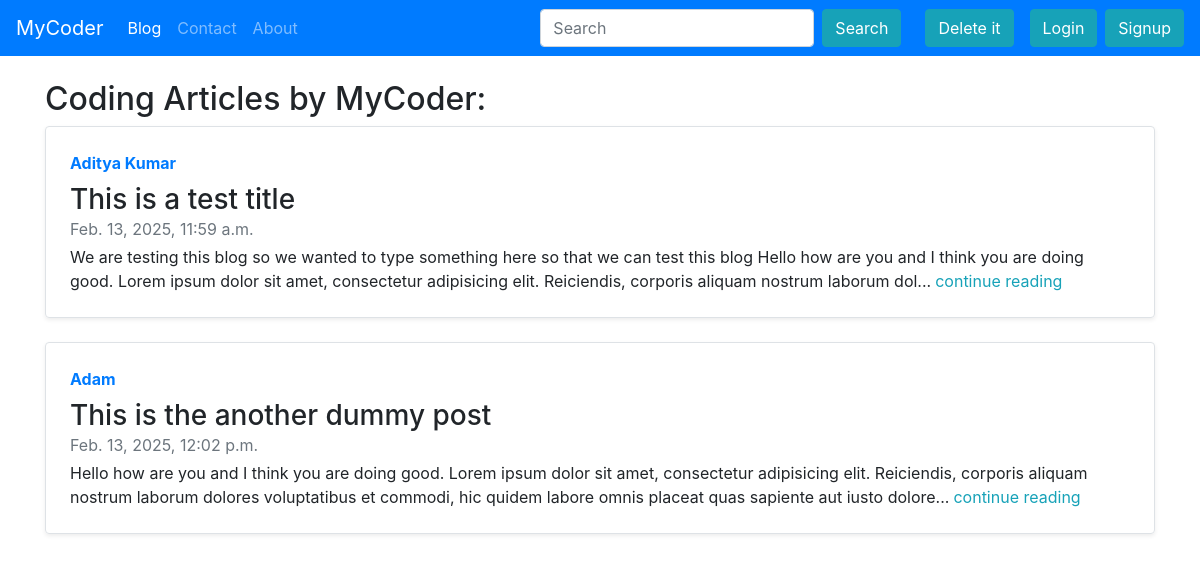
Screenshot of /blog/ with the database file from the repository.
### blog/models.py (models this page shows, shortened)
class Post(models.Model):
    sno = models.AutoField(primary_key=True)
    title = models.CharField(max_length=50)
    content = models.TextField(max_length=100000)
    author = models.CharField(max_length=30)
    slug = models.CharField(max_length=30)
    timeStamp = models.DateTimeField(blank=True)

### blog/views.py (the view)
# urls.py: 2. Add a URL to urlpatterns:  path('', views.home, name='home')
def home(request):
    allPosts = Post.objects.all()
    context = {'allPosts': allPosts}
    return render(request, 'blog/index.html', context)

### templates/blog/index.html (shortened to what this page needs)
{% extends "base.html" %}
{% block blog %}active{% endblock blog %}
{% block body %}
    <div class="container my-4">
        <h2>Coding Articles by MyCoder:</h2>
        {% for post in allPosts %}
      <div class="row my-4f no-gutters border rounded overflow-hidden flex-md-row mb-4 shadow-sm h-md-250 position-relative">
        <div class="col p-4 d-flex flex-column position-static">
          <strong class="d-inline-block mb-2 text-primary">{{post.author}}</strong>
          <h3 class="mb-0">{{post.title}}</h3>
          <div class="mb-1 text-muted">{{post.timeStamp}}</div>
          <p class="card-text mb-auto">{{post.content|slice:": 250"}}...<a href="/blog/{{post.slug}}" class="mx-1 text-info">continue reading</a></p>
        </div>
      </div>
      {% endfor %}
    </div>
{% endblock body %}

### rows the page displays
Post: author "Aditya Kumar", title "This is a test title", timeStamp "Feb. 13, 2025, 11:59 a.m.", content "We are testing this blog so we wanted to type something here so that we can test this blog Hello how are you and I think you are doing good. Lorem ipsum dolor sit amet, consectetur adipisicing elit. Reiciendis, corporis aliquam nostrum laborum dol"
Post: author "Adam", title "This is the another dummy post", timeStamp "Feb. 13, 2025, 12:02 p.m.", content "Hello how are you and I think you are doing good. Lorem ipsum dolor sit amet, consectetur adipisicing elit. Reiciendis, corporis aliquam nostrum laborum dolores voluptatibus et commodi, hic quidem labore omnis placeat quas sapiente aut iusto dolore"
